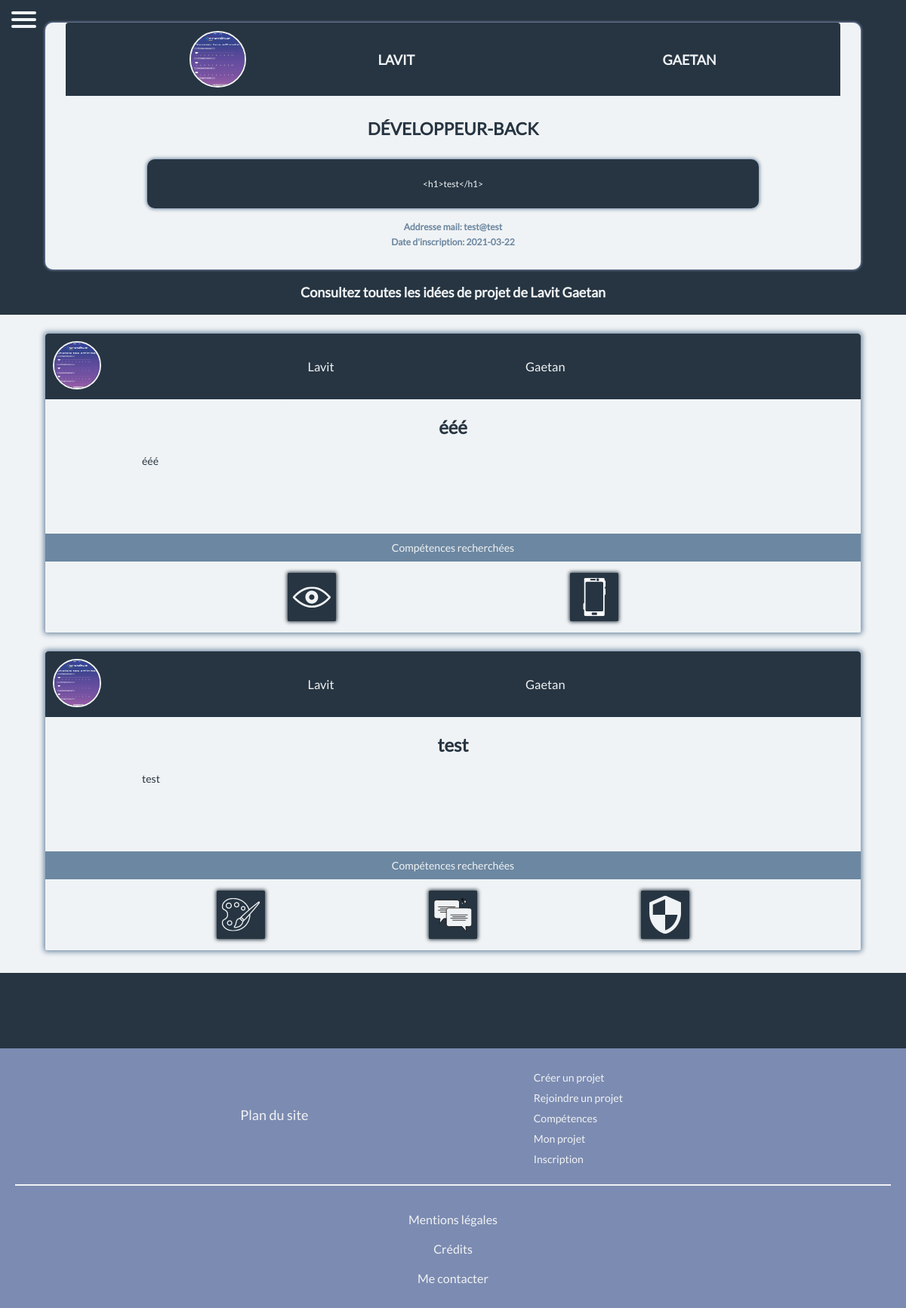
The app's page /profil.php?id=3 with its own data.
### tables this page shows
CREATE TABLE `membre` (
  `id` int(11) NOT NULL,
  `nom` varchar(50) NOT NULL,
  `prenom` varchar(50) NOT NULL,
  `description` text DEFAULT NULL,
  `competence` varchar(50) NOT NULL,
  `mail` varchar(255) NOT NULL,
  `mot_de_passe` varchar(255) NOT NULL,
  `date_inscription` date NOT NULL,
  `photo_profil` varchar(200) DEFAULT NULL
);

CREATE TABLE `projet` (
  `id` int(11) NOT NULL,
  `id_chef` int(11) NOT NULL,
  `photo_profil` varchar(255) DEFAULT NULL,
  `nom` varchar(255) NOT NULL,
  `prenom` varchar(255) NOT NULL,
  `titre` varchar(100) NOT NULL,
  `description` text NOT NULL,
  `graphiste` int(11) DEFAULT NULL,
  `dev_front` int(11) DEFAULT NULL,
  `dev_mobile` int(11) DEFAULT NULL,
  `dev_back` int(11) DEFAULT NULL,
  `web_designer` int(11) DEFAULT NULL,
  `social` int(11) DEFAULT NULL,
  `expert` int(11) DEFAULT NULL,
  `date_publication` date DEFAULT NULL
);

### profil.php (the view, shortened to what this page needs)
<?php
$bdd = new PDO('mysql:host=localhost;dbname=id16532210_my_dev_team;charset=utf8', 'id16532210_root', 'csGXE/ZKB1gs9=MJ', array(PDO::ATTR_ERRMODE => PDO::ERRMODE_EXCEPTION));
$reponse = $bdd->query('SELECT * FROM membre WHERE id="' . $_GET['id'] . '"');
while ($donnees = $reponse->fetch()) {
    $nom = $donnees['nom'];
    $prenom = $donnees['prenom'];
    $competence = $donnees['competence'];
    $date_inscription = $donnees['date_inscription'];
    $photo_profil = $donnees['photo_profil'];
    $mail = $donnees['mail'];
    $id= $donnees['id'];
    $description = $donnees['description'];
}
?>
<!DOCTYPE html>
<html lang="fr">
<head>
    <link rel="stylesheet" media="screen and (min-width: 1241px)" href="desktop.css" />
    <link rel="stylesheet" media="screen and (max-width: 1240px)" href="mobile.css" />
</head>
<body>
    <?php
    if (isset($_SESSION['id'])) {
        include('logged_menu.php');
    } else {
        include('menu.php');
    }
    ?>
   <div class="profil marge_menu">
        <div class="profil_image">
            <img id="profil_image" src="upload/<?php echo $photo_profil ?>">
            <h3 class="profil_nom"><?php echo $nom ?></h3><br>
            <h3 class="profil_prenom"><?php echo $prenom ?></h3>
        </div>
        <div class="profil_competence-p">
            <h2><?php echo $competence ?></h2>
        </div>
        <div class="profil_description">
            <p class="description_texte"><?php echo $description;?></p>
        </div>
        <div class="profil_informations">
            <h6>Addresse mail: <?php echo $mail ?></h6>
            <h6>Date d'inscription: <?php echo $date_inscription ?></h6>
        </div>
    </div>
    <h1 class="profil_idee_titre">Consultez toutes les idées de projet de <?php echo $nom .' '. $prenom?></h1>
    <div class="liste_projet">
        <?php
        $bdd = new PDO('mysql:host=localhost;dbname=id16532210_my_dev_team;charset=utf8', 'id16532210_root', 'csGXE/ZKB1gs9=MJ', array(PDO::ATTR_ERRMODE => PDO::ERRMODE_EXCEPTION));
        $reponse = $bdd->query('SELECT * FROM projet WHERE id_chef="' . $id . '" ORDER BY id DESC ');
        while ($donnees = $reponse->fetch()) {
            echo '<div class="projet_carte">';
            echo '<div class="projet_chef">';
            echo '<a href="profil.php?id=' . $donnees['id_chef'] . '"><img class="projet_profil_logo" src="upload/' . $donnees['photo_profil'] . '" alt="photo de profil"></a>';
            echo '<div class="projet_noms">';
            echo '<h3>' . $donnees['nom'] . '</h3>';
            echo '<h3>' . $donnees['prenom'] . '</h3>';
            echo '</div>';
            echo '</div>';
            echo '<div class="projet_infos">';
            echo '<h2 class="projet_titre">' . $donnees['titre'] . '</h2>';
            echo '<p class="projet_description">' . $donnees['description'] . '</p>';
            echo '</div>';
            echo '<div class="projet_tip">Compétences recherchées</div>';
            echo '<div class="projet_competence">';
            if ($donnees['dev_front'] == 1) {
                echo '<img class="projet_competence_logo" src="image/dev_front.png" alt="logo de competence">';
            }
            if ($donnees['dev_mobile'] == 1) {
                echo '<img class="projet_competence_logo" src="image/dev_mobile.png" alt="logo de competence">';
            }
            if ($donnees['web_designer'] == 1) {
                echo '<img class="projet_competence_logo" src="image/web_designer.png" alt="logo de competence">';
            }
            if ($donnees['social'] == 1) {
                echo '<img class="projet_competence_logo" src="image/social.png" alt="logo de competence">';
            }
            if ($donnees['expert'] == 1) {
                echo '<img class="projet_competence_logo" src="image/cyber.png" alt="logo de competence">';
            }
            echo '</div>';
            echo '</div>';
        }
        ?>
    </div>
    <?php
    include('footer.php');
    ?>
</body>
</html>

### desktop.css (style rules this page uses)
* { margin: 0; padding: 0; box-sizing: border-box; font-family: "lato"; }
body { background: #273542; }
.marge_menu { padding-top: 100px; }
a { text-decoration: none; color: #F0F3F5; }
h1 { margin: 50px 0 50px 0; text-align: center; color: #F0F3F5; font-size: 30px; font-weight: bold; }
.profil { width: 70%; height: auto; margin: 50px auto; background-color: #F0F3F5; border-radius: 10px; box-shadow: 0px 0px 3px 1px #7c8bb1; padding-bottom: 18px; }
.profil_image { width: 95%; margin: auto; border-bottom: 3px solid #F0F3F5; background-color: #273542; border-top-right-radius: 4px; border-top-left-radius: 4px; }
.profil_nom { margin-left: 100px; width: 200px; text-transform: uppercase; color: #F0F3F5; font-size: 25px; font-weight: bold; }
.profil_prenom { width: 200px; text-transform: uppercase; color: #F0F3F5; font-size: 25px; font-weight: bold; }
.profil_description { width: 75%; margin: 25px auto; background-color: #273542; display: flex; align-items: center; justify-content: center; padding: 30px; height: 200px; box-shadow: 0px 0px 5px 1px #6C87A1; color: #6C87A1; font-size: 18px; border-radius: 4px; }
.profil_competence-p { width: 50%; margin: 50px auto; display: flex; align-items: center; justify-content: center; color: #273542; font-weight: bold; text-transform: uppercase; font-size: 15px; border: 2px solid #F0F3F5; padding: 10px; box-shadow: 0px 0px 3px 2px #6C87A1; border-radius: 100px 0px 100px 0px; }
.description_texte { color: #F0F3F5; }
.profil_informations { display: flex; justify-content: space-evenly; align-items: center; width: 80%; margin: 50px auto 25px auto; font-size: 25px; color: #6C87A1; }
.liste_projet { width: 100%; height: auto; margin: 0px auto 50px auto; padding: 50px 0px; justify-content: space-evenly; align-items: flex-start; display: flex; flex-direction: row; flex-wrap: wrap; background-color: #f0f3f5; }
.projet_carte { width: 45%; height: auto; background: #f0f3f5; border-radius: 2px; margin: 20px 0 50px 0; box-shadow: 0px 0px 7px 2px #6C87A1; }
.projet_competence { width: 100%; height: 100px; display: flex; justify-content: space-evenly; align-items: center; flex-wrap: wrap; }
.projet_competence_logo { width: 64px; height: 64px; border-radius: 2%; box-shadow: 0px 0px 5px 1px #273542; }
.projet_profil_logo { transition: .3s ease-in-out; width: 64px; height: 64px; border-radius: 100%; border: 2px solid #F0F3F5; }
.projet_chef { width: 100%; height: auto; margin:auto; display: flex; background-color: #273542; border-top-right-radius: 4px; border-top-left-radius: 4px; padding: 10px 50px; }
.projet_noms { display: flex; align-items: center; margin-left: 20px; justify-content: space-evenly; width: 80%; color: #F0F3F5; font-size: 20px; font-weight: bold; }
h3 { font-weight: normal; }
.projet_titre { font-weight: bold; color: #273542; width: 50%; margin: 20px auto 20px auto; text-align: center; background-color: #F0F3F5; padding: 12px; border-radius: 100px 0px 100px 0px; }
.projet_description { width: 80%; margin: 20px auto 20px auto; color: #273542; line-height: 28px; min-height: 100px; height: auto; overflow: hidden; padding: 0 20px; text-align: justify; font-size: 20px; }
.projet_tip { margin: auto; text-align: center; color: #273542; font-size: 20px; background-color: #6C87A1; color: #F0F3F5; padding: 10px; }
.profil_image { height: 150px; display: flex; justify-content: center; align-items: center; }
#profil_image { width: 125px; height: 125px; border-radius: 50%; border: 2px solid #F0F3F5; }
.profil_description { padding: 15px 30px; color: #273542; line-height: 30px; height: 175px; overflow: hidden; text-align: justify; }

### records on screen
membre: photo_profil (picture), nom "LAVIT", prenom "GAETAN", competence "DÉVELOPPEUR-BACK", description "<h1>test</h1>", mail "test@test", date_inscription "2021-03-22", nom "Lavit", prenom "Gaetan"
projet: photo_profil (picture), nom "Lavit", prenom "Gaetan", titre "ééé", description "ééé", dev_front 1 (drawn), dev_mobile 1 (drawn)
projet: photo_profil (picture), nom "Lavit", prenom "Gaetan", titre "test", description "test", web_designer 1 (drawn), social 1 (drawn), expert 1 (drawn)
